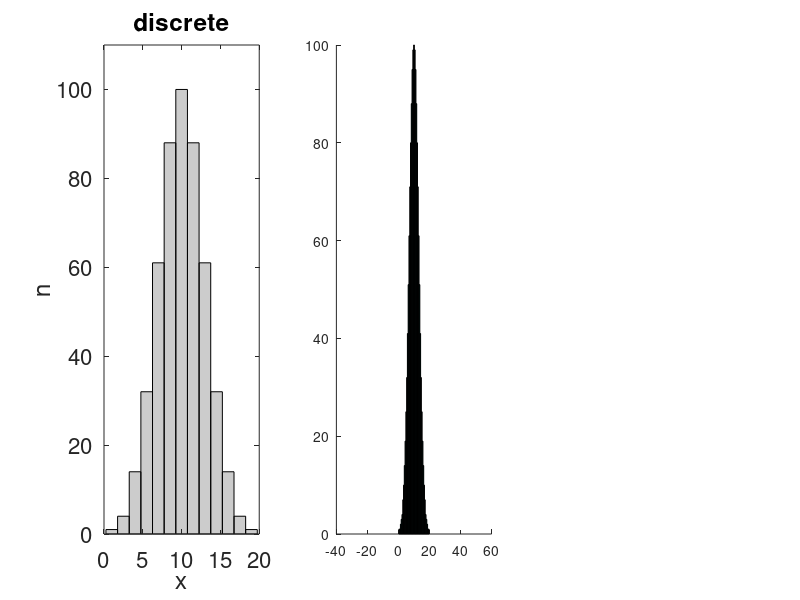

The MATLAB source for this figure: (Note: this script raises an error after producing the figure.)
close all
clear all

% discrete

x1 = -20:1.5:50;
z1 = normpdf(x1,10,3);
z1 = z1./max(z1)*100;

y1=[];
for k = 1:length(x1)
    for l = 0:round(z1(k))-1
        y1 = [y1,x1(k)];
    end
end

figure(1)
subplot(1,3,1)
hist(y1,x1)
axis([0 20 0 110])
xlabel('x','FontSize',16)
ylabel('n','FontSize',16)
title('discrete','FontSize',16)
set(gca,'FontSize',16)
set(get(gca,'child'),'FaceColor',[0.8,0.8,0.8],'EdgeColor','black')

% smaller bins

x2 = -20:0.5:50;
z2 = normpdf(x2,10,3);
z2 = z2./max(z2)*100;

y2=[];
for k = 1:length(x2)
    for l = 0:round(z2(k))-1
        y2 = [y2,x2(k)];
    end
end

subplot(1,3,2)
hist(y2,x2,'Color',[1,0.58,0])
axis([0 20 0 110])
xlabel('x','FontSize',16)
ylabel('n','FontSize',16)
title('discrete, smaller bins','FontSize',16)
set(gca,'FontSize',16)
set(get(gca,'child'),'FaceColor',[0.8,0.8,0.8],'EdgeColor','black')

% continuous 

xc = 0:.01:20;
yc = normpdf(xc,10,3);
yc = yc ./sum(yc);

subplot(1,3,3)
p1 = plot(xc,yc,'Color','black','LineWidth',2)
axis([0 20 0 max(yc)*1.1])
xlabel('x','FontSize',16)
ylabel('p','FontSize',16)
title('continuous','FontSize',16)
set(gca,'FontSize',16)